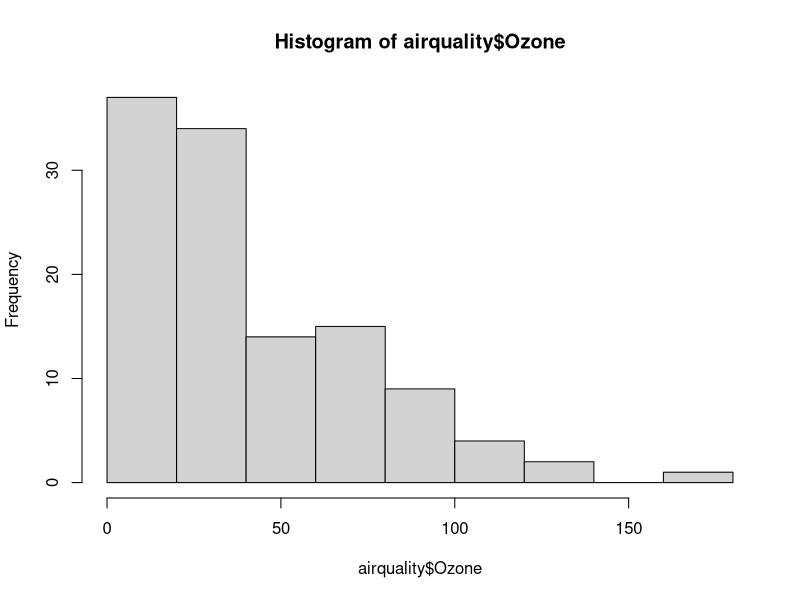
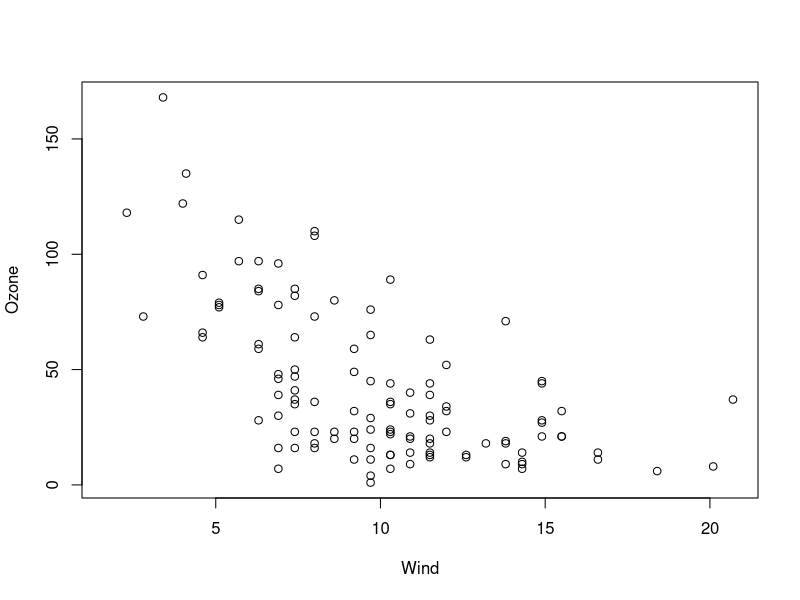
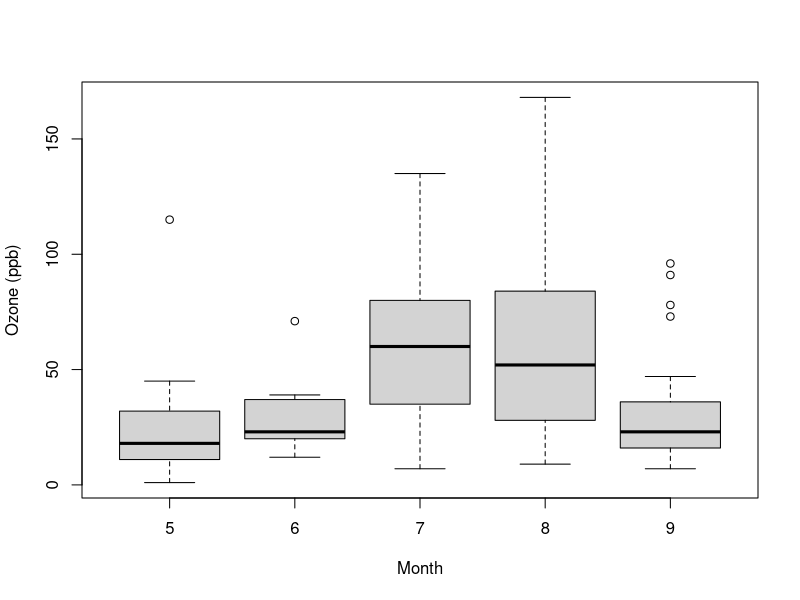
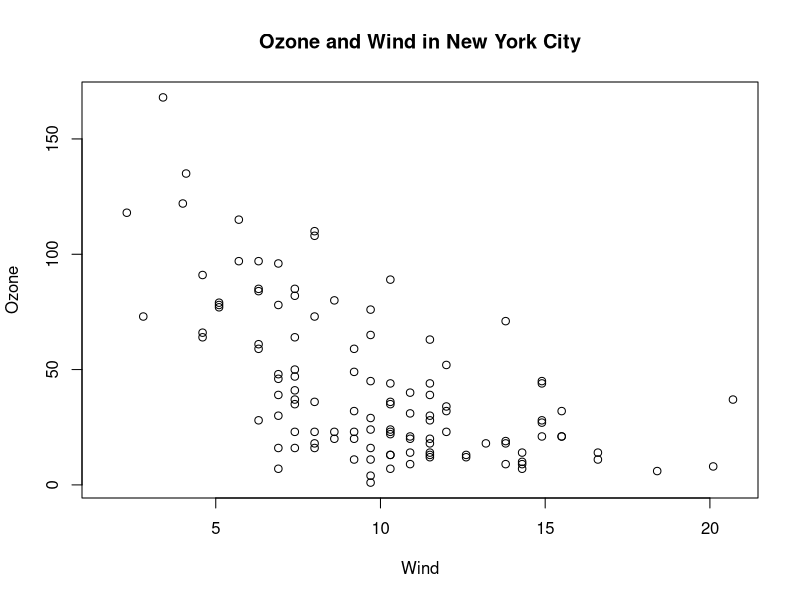
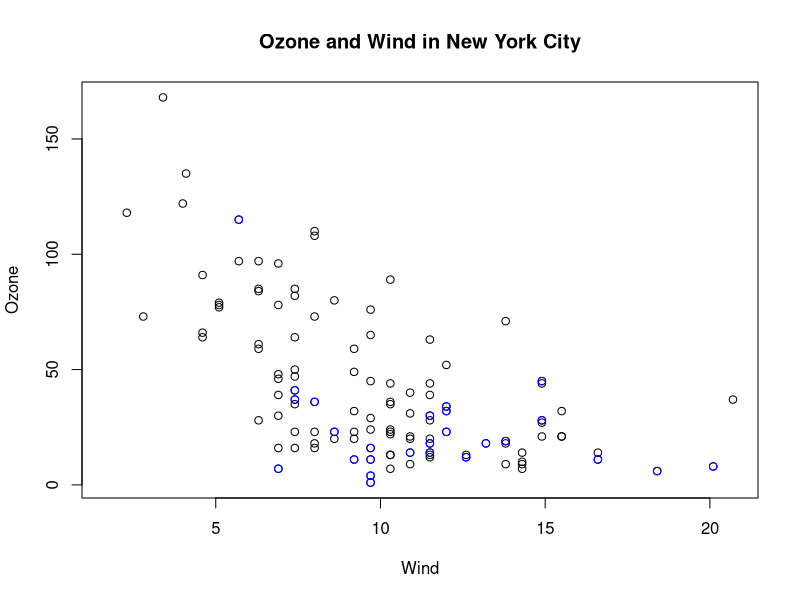
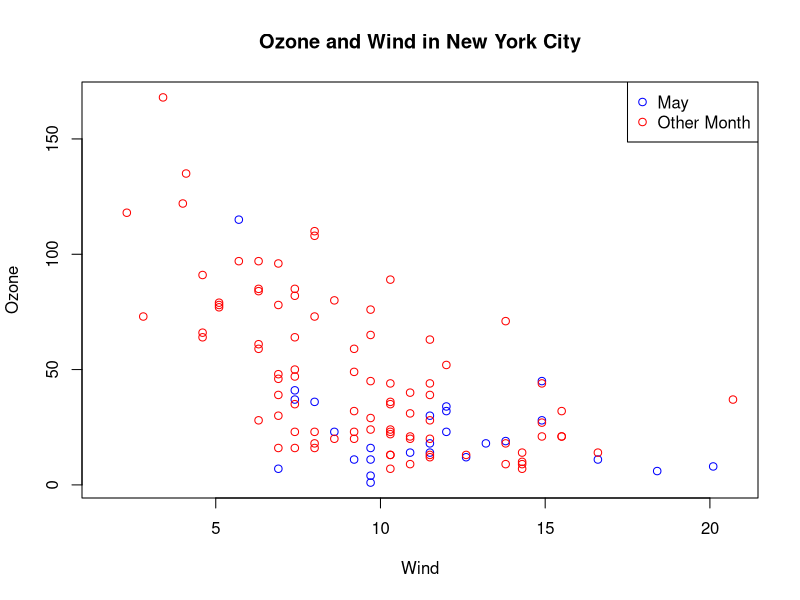
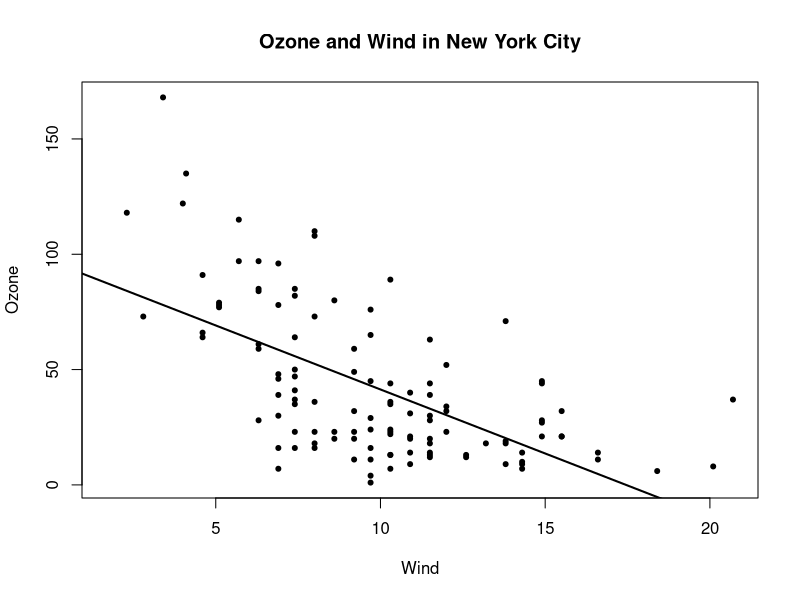
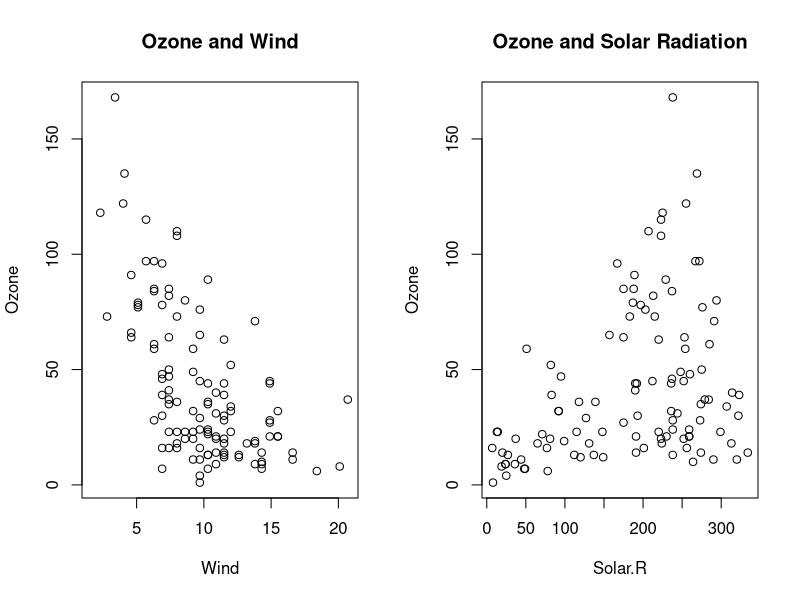

The R script that drew these images, in order: (Note: this script raises an error after producing the figures.)
########################################################
# Basic Plot - 2-dim plot
########################################################
# hist, plot, ...
library(datasets)
hist(airquality$Ozone)
with(airquality, plot(Wind, Ozone))
airquality <- transform(airquality, Month = factor(Month))
boxplot(Ozone ~ Month, airquality, xlab = "Month", ylab = "Ozone (ppb)")

# Base Graphics Parameter
# pch : the plotting symbol(default is open circle)
# lty : the line type (default is solid line), can be dashed, dotted, etc
# lwd : the line width
# col : the plotting color, specified as a number, string, or hex code; 
#       the colors() function gives you a vector of colors by name
# xlab : character string for the x-axis label
# ylab : character string for the y-axis label

# par() function is used to specify global graphics parameter that affect all plots in an R session.
# las : the orientation of the axis labels on the plot
# bg : the background color
# mar : the margin size
# oma : the outer margin size (defaut is 0 for all sides)
# mfrow : number of plots per row, column(plots are filled row-wise)
# mfcol : number of plots per row, column(plots are filled column-wise)

# View default values for global graphics parameters
par("lty")      ## [1] "solid"
par("col")      ## [1] "black"
par("pch")      ## [1] 1
par("bg")       ## [1] "transparent"
par("mar")      ## [1] 5.1 4.1 4.1 2.1
par("mfrow")    ## [1] 1 1

# Base Plotting Functions
# plot : make a scatterplot, or other type of plot depending on the class of the object being plotted
# lines : add lines to a plot, given a vector x values and a corresponding vector of y values
# points : add points to a plot
# text : add text labels to a plot using specified x,y coordinates
# title : add annotations to x, y, axis labels, title, subtitle, outer margin
# mtext : add arbitrary text to the margins (inner or outer) of the plot
# axis : adding axis ticks/labels

# Base Plot with Annotation
library(datasets)
with(airquality, plot(Wind, Ozone))
title(main = "Ozone and Wind in New York City") ## Add a title

with(airquality, plot(Wind, Ozone, main = "Ozone and Wind in New York City"))
with(subset(airquality, Month == 5), points(Wind, Ozone, col = "blue"))

with(airquality, plot(Wind, Ozone, main = "Ozone and Wind in New York City", type = "n")) # initialize the graphics device, not actually plot anything.
with(subset(airquality, Month == 5), points(Wind, Ozone, col = "blue"))
with(subset(airquality, Month != 5), points(Wind, Ozone, col = "red"))
legend("topright", pch = 1, col = c("blue", "red"), legend = c("May", "Other Month"))

# Base Plot with Regression Line
with(airquality, plot(Wind, Ozone, main = "Ozone and Wind in New York City", pch = 20))
model <- lm(Ozone ~ Wind, airquality) # Linear model
abline(model, lwd=2)

# Multiple Base Plots
par(mfrow = c(1,2))
with(airquality, {
        plot(Wind, Ozone, main = "Ozone and Wind")
        plot(Solar.R, Ozone, main = "Ozone and Solar Radiation")
})

par(mfrow = c(1,3), mar = c(4,4,2,1), oma = c(0,0,2,0))
with(airquality, {
        plot(Wind, Ozone, main = "Ozone and Wind")
        plot(Solar.R, Ozone, main = "Ozone and Solar Radiation")
        plot(Temp, Ozone, main = "Ozone and Temperature")
        mtext("Ozone and Weather in New York City", outer = TRUE) # Add text to margin
})


########################################################
# Lattice Plot - Entire plot specified by one function; 
########################################################
library(lattice)
state <- data.frame(state.x77, region = state.region)
xyplot(Life.Exp ~ Income | region, data = state, layout = c(4,1))

###############################
# Default ggplot2 plot
###############################
library(ggplot2)
data(mpg)
qplot(displ, hwy, data = mpg)


# Exercise
x <- rnorm(100)
hist(x)
y <- rnorm(100)
plot(x, y)
par(mar=c(2,2,2,2))
plot(x,y)
par(mar=c(4,4,2,2))
plot(x,y)
plot(x, y, pch = 20)
plot(x, y, pch = 19)
plot(x, y, pch = 3)
plot(x, y, pch = 4)
examples(point)         # View Examples

x <- rnorm(100)
y <- rnorm(100)
plot(x, y, pch = 20)
title("Scatterplot")
text(-2, -2, "Label")
legend("topleft", legend = c("Data"), pch = 20)
fit <- lm(y ~ x)
abline(fit, lwd = 3, col = "blue")

plot(x, y, xlab = "Weight", ylab = "Height", main = "Scatterplot", pch = 20)
legend("topright", legend = c("Data"), pch = 20)
abline(fit, lwd = 3, col = "red")

z <- rpois(100, 2)
par(mfrow = c(2,1))
plot(x, y, pch = 20)
plot(x, z, pch = 19)
par("mar")

par(mfrow = c(1,2))
par(mar = c(2,2,1,1))
plot(x, y, pch = 20)
plot(x, z, pch = 19)

par(mar = c(4,4,2,2))
plot(x, y, pch = 20)
plot(x, z, pch = 19)

par(mfrow = c(1,1))
x <- rnorm(100)
y <- x + rnorm(100)
g <- gl(2, 50, labels = c("Male", "Female"))
str(g)
plot(x, y)
plot(x, y, type = "n") # plot nothing
# Add points sequentially by groups
points(x[g == "Male"], y[g == "Male"], col = "green")
points(x[g == "Female"], y[g == "Female"], col = "blue", pch = 19)